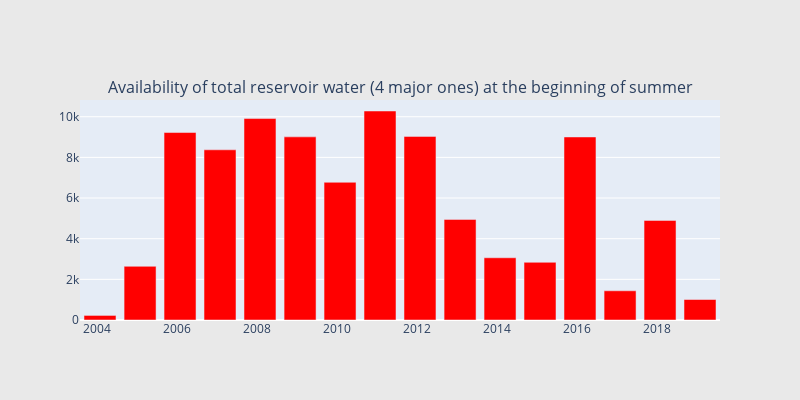

Write notebook code for a chart like this one.
### Markdown cell above
## Water shortage estimation

Since all the data is available in the public domain, we want to do some analysis and see whether we can estimate this water shortage ahead of time so as to plan for it?

First let us just take a simple step to compare the sum of water levels at the beginning of summer (Let us take February 1st of every year). This is because there will not be any replenishment till the next monsson and the amount of water stored in the four reservoirs itself will be clear indicator of how long can the water be managed during summer and whether there should be some backup plans.

### Code cell
temp_df = df[(df["Date"].dt.month==2) & (df["Date"].dt.day==1)]

cnt_srs = temp_df["total"]
cnt_srs.index = temp_df["Date"]
trace5 = bar_plot(cnt_srs, 'red')

fig = tools.make_subplots(rows=1, cols=1, vertical_spacing=0.08,
                          subplot_titles=["Availability of total reservoir water (4 major ones) at the beginning of summer"])
fig.append_trace(trace5, 1, 1)


fig['layout'].update(height=400, width=800, paper_bgcolor='rgb(233,233,233)')
py.iplot(fig, filename='h2o-plots')

### Figure 1 — Plotly figure (JSON) as saved in the notebook; plotly's stock layout.template omitted (floating-point values rounded to 4 significant figures)
{"data": [{"marker": {"color": "red"}, "showlegend": false, "type": "bar", "x": ["2019-02-01T00:00:00", "2018-02-01T00:00:00", "2017-02-01T00:00:00", "2016-02-01T00:00:00", "2015-02-01T00:00:00", "2014-02-01T00:00:00", "2013-02-01T00:00:00", "2012-02-01T00:00:00", "2011-02-01T00:00:00", "2010-02-01T00:00:00", "2009-02-01T00:00:00", "2008-02-01T00:00:00", "2007-02-01T00:00:00", "2006-02-01T00:00:00", "2005-02-01T00:00:00", "2004-02-01T00:00:00"], "xaxis": "x", "y": [1008, 4899, 1437, 9005, 2838, 3061, 4949, 9033, 10282, 6775, 9010, 9910, 8373, 9223, 2641.0, 224.8], "yaxis": "y"}], "layout": {"annotations": [{"font": {"size": 16}, "showarrow": false, "text": "Availability of total reservoir water (4 major ones) at the beginning of summer", "x": 0.5, "xanchor": "center", "xref": "paper", "y": 1, "yanchor": "bottom", "yref": "paper"}], "height": 400, "paper_bgcolor": "rgb(233,233,233)", "width": 800, "xaxis": {"anchor": "y", "domain": [0, 1]}, "yaxis": {"anchor": "x", "domain": [0, 1]}}}
